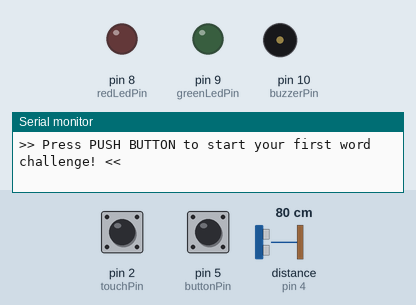
Recording of a sketch running on a simulated Arduino Uno, built with avr-gcc and run on an emulated ATmega328P. Shown: output pins drawn as LEDs (lit = HIGH), buzzer (waves = sounding, pin HIGH), the last lines printed to the serial monitor. Inputs (shaded band) come from the test bench; at power-on: pin 5 (buttonPin) HIGH, pin 2 (touchPin) LOW, distance to the obstacle (sensor on pin 4) 80 cm. The echo pulse lasts 58.3 µs per cm; pins used as bus, display or sensor lines are not drawn.

Above: at 1.6 s.
1.7 s: pin 5 (buttonPin) pulled LOW for 0.15 s
At 2.5 s:
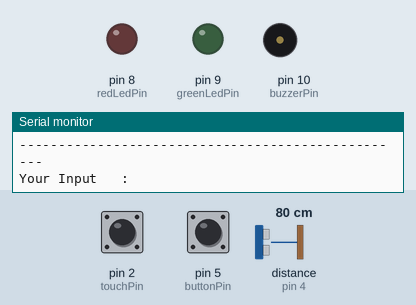
3.3 s: pin 2 (touchPin) pulled HIGH for 0.15 s
At 6.3 s:
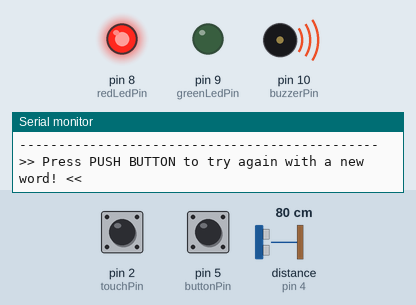
6.4 s: pin 5 (buttonPin) pulled LOW for 3.2 s
11.1 s: pin 2 (touchPin) pulled HIGH for 1 s
At 11.4 s:
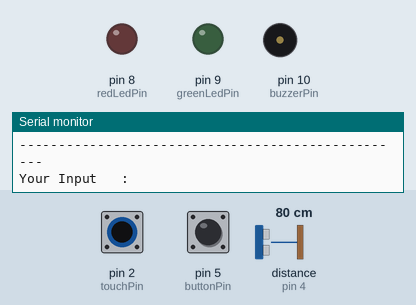
15.1 s: pin 2 (touchPin) driven HIGH and pin 5 (buttonPin) driven LOW
18.1 s: pin 2 (touchPin) pulsed LOW 5 times (0.12 s each, 0.3 s apart)
Timing chart, 0 to 23.7 s (numbered marks = the images above; inputs shaded):
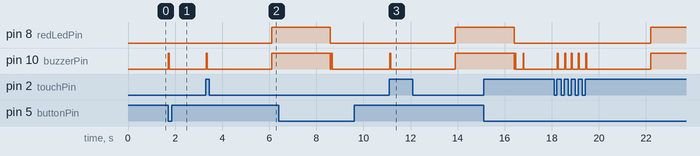

Measured:
- after the input at 1.7 s, pin 10 (buzzerPin): LOW → HIGH at once, → LOW 0.05 s later
- after the input at 3.3 s, pin 8 (redLedPin): LOW → HIGH after 2.8 s; pin 10 (buzzerPin): LOW → HIGH at once, → LOW 0.04 s later, → HIGH 2.7 s later
- after the input at 11.1 s, pin 8 (redLedPin): LOW → HIGH after 2.8 s; pin 10 (buzzerPin): LOW → HIGH at once, → LOW 0.04 s later, → HIGH 2.7 s later

The sketch:

sketch_project10.ino
```cpp
/*
  Project #10: Interactive Morse Code Game (Fixed Detection & Verification)
  -----------------------------------------------------------------------
  - Push Button (Pin 5): Start / Next Challenge
  - Touch Sensor (Pin 2): Space (' ')
  - Ultrasonic Sensor (Pins 3/4): Input (< 10cm)
    * Fast (< 350ms) = Dot (.)
    * Hold (>= 350ms) = Dash (-)
  - Pause > 2.5 seconds = Automatic Answer Verification!
*/

const int touchPin = 2;
const int trigPin = 3;
const int echoPin = 4;
const int buttonPin = 5;
const int redLedPin = 8;
const int greenLedPin = 9;
const int buzzerPin = 10;

String targets[] = {"SOS", "HI", "OK", "CAT", "GO"};
int currentTargetIndex = -1;
String currentTargetWord = "";
String currentTargetMorse = "";
String enteredMorse = "";

unsigned long keyPressStartTime = 0;
unsigned long lastInputTime = 0;
bool isKeyActive = false;
bool isWaitingForNextButton = true;

int lastTouchState = LOW;
int lastButtonState = HIGH;

String getMorseForWord(String word) {
  if (word == "SOS") return "... --- ...";
  if (word == "HI")  return ".... ..";
  if (word == "OK")  return "--- -.-";
  if (word == "CAT") return "-.-. .- -";
  if (word == "GO")  return "--. ---";
  return "";
}

void printInstructions() {
  Serial.println("\n==================================================");
  Serial.println("           INTERACTIVE MORSE GAME                 ");
  Serial.println("==================================================");
  Serial.println("INSTRUCTIONS:");
  Serial.println("1. Hold hand < 10cm for < 0.35 sec  --> Dot (.)");
  Serial.println("2. Hold hand < 10cm for >= 0.35 sec --> Dash (-)");
  Serial.println("3. Tap Touch Sensor                 --> Space (' ')");
  Serial.println("4. Stop moving for 2.5 sec          --> Auto Verify!");
  Serial.println("5. Press Push Button to get a NEW target word!");
  Serial.println("==================================================\n");
}

void setup() {
  pinMode(touchPin, INPUT);
  pinMode(buttonPin, INPUT_PULLUP);
  pinMode(trigPin, OUTPUT);
  pinMode(echoPin, INPUT);

  pinMode(redLedPin, OUTPUT);
  pinMode(greenLedPin, OUTPUT);
  pinMode(buzzerPin, OUTPUT);

  Serial.begin(9600);
  printInstructions();
  Serial.println(">> Press PUSH BUTTON to start your first word challenge! <<");
}

void startNewChallenge() {
  digitalWrite(redLedPin, LOW);
  digitalWrite(greenLedPin, LOW);
  digitalWrite(buzzerPin, LOW);

  enteredMorse = "";
  currentTargetIndex = (currentTargetIndex + 1) % 5;
  currentTargetWord = targets[currentTargetIndex];
  currentTargetMorse = getMorseForWord(currentTargetWord);
  isWaitingForNextButton = false;
  lastInputTime = 0;

  Serial.println("\n--------------------------------------------------");
  Serial.print("TARGET WORD  : ");
  Serial.println(currentTargetWord);
  Serial.print("TARGET MORSE : ");
  Serial.println(currentTargetMorse);
  Serial.println("--------------------------------------------------");
  Serial.print("Your Input   : ");
}

void verifyAnswer() {
  String trimmedEntered = enteredMorse;
  trimmedEntered.trim();
  String trimmedTarget = currentTargetMorse;
  trimmedTarget.trim();

  Serial.println("\n\nChecking input...");

  if (trimmedEntered == trimmedTarget) {
    // CORRECT ANSWER: Green LED + Buzzer ON/OFF every 0.5s
    Serial.println("🎉 CORRECT ANSWER! PERFECT MORSE CODE MATCH! 🎉");
    Serial.println(">> Press PUSH BUTTON for the next word challenge! <<");

    for (int i = 0; i < 4; i++) {
      digitalWrite(greenLedPin, HIGH);
      digitalWrite(buzzerPin, HIGH);
      delay(500);
      digitalWrite(greenLedPin, LOW);
      digitalWrite(buzzerPin, LOW);
      delay(500);
    }
  } else {
    // WRONG ANSWER: Continuous Red LED & Buzzer + Explanation
    Serial.println("❌ INCORRECT ANSWER!");
    Serial.println("--------------- ERROR ANALYSIS ---------------");
    Serial.print("Expected Target : ");
    Serial.println(trimmedTarget);
    Serial.print("What You Entered: ");
    Serial.println(trimmedEntered);

    if (trimmedEntered.length() != trimmedTarget.length()) {
      Serial.println("Reason          : Length Mismatch (Missing or extra dots/dashes/spaces)");
    } else {
      Serial.println("Reason          : Pattern Mismatch (Incorrect dot/dash sequence)");
    }
    Serial.println("----------------------------------------------");
    Serial.println(">> Press PUSH BUTTON to try again with a new word! <<");

    digitalWrite(redLedPin, HIGH);
    digitalWrite(buzzerPin, HIGH);
    delay(2500);
    digitalWrite(redLedPin, LOW);
    digitalWrite(buzzerPin, LOW);
  }

  isWaitingForNextButton = true;
}

void loop() {
  // 1. Push Button Check
  int currentButtonState = digitalRead(buttonPin);
  if (currentButtonState == LOW && lastButtonState == HIGH) {
    digitalWrite(buzzerPin, HIGH);
    delay(50);
    digitalWrite(buzzerPin, LOW);

    startNewChallenge();
    delay(200);
  }
  lastButtonState = currentButtonState;

  if (isWaitingForNextButton) {
    return;
  }

  // 2. Touch Sensor Check (Space)
  int currentTouchState = digitalRead(touchPin);
  if (currentTouchState == HIGH && lastTouchState == LOW) {
    enteredMorse += " ";
    Serial.print(" ");
    lastInputTime = millis();

    digitalWrite(buzzerPin, HIGH);
    delay(40);
    digitalWrite(buzzerPin, LOW);
  }
  lastTouchState = currentTouchState;

  // 3. Ultrasonic Sensor Reading
  digitalWrite(trigPin, LOW);
  delayMicroseconds(2);
  digitalWrite(trigPin, HIGH);
  delayMicroseconds(10);
  digitalWrite(trigPin, LOW);

  long duration = pulseIn(echoPin, HIGH);
  int distanceCm = duration * 0.034 / 2;
  bool isHandDetected = (distanceCm > 0 && distanceCm < 10);

  // 4. Handle Morse Keying
  if (isHandDetected) {
    if (!isKeyActive) {
      isKeyActive = true;
      keyPressStartTime = millis();

      digitalWrite(greenLedPin, LOW);
      digitalWrite(redLedPin, HIGH);
      digitalWrite(buzzerPin, HIGH);
    }
  } else {
    if (isKeyActive) {
      unsigned long holdDuration = millis() - keyPressStartTime;

      digitalWrite(redLedPin, LOW);
      digitalWrite(buzzerPin, LOW);

      isKeyActive = false;

      if (holdDuration < 350) {
        enteredMorse += ".";
        Serial.print(".");
      } else {
        enteredMorse += "-";
        Serial.print("-");
      }

      lastInputTime = millis(); // Reset timer for auto-verify
    }
  }

  // 5. Auto-Verify Timeout (2.5 Seconds of No Input)
  if (enteredMorse.length() > 0 && lastInputTime > 0 && (millis() - lastInputTime > 2500) && !isKeyActive) {
    verifyAnswer();
  }

  delay(30);
}
```
